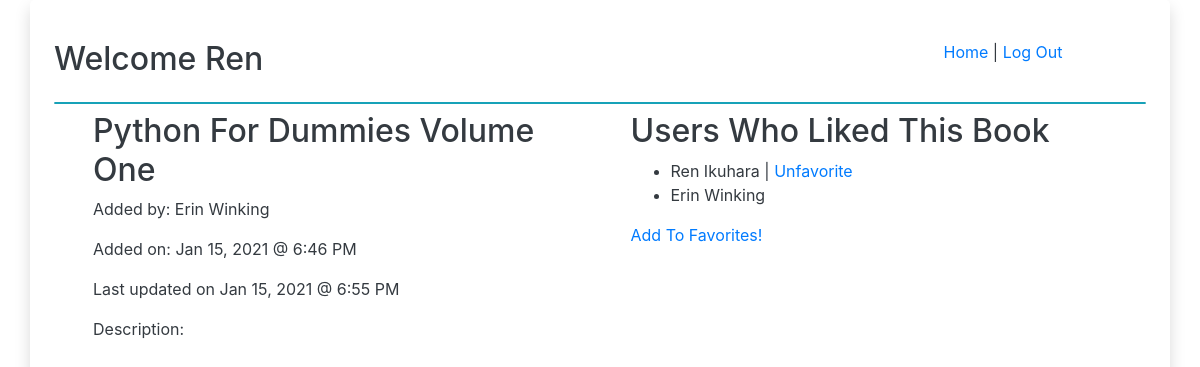
Page /book/3 (signed in) on the committed database.
### Favorite_Books/models.py (models this page shows)
class Users(models.Model):
    first_name = models.CharField(max_length = 100)
    last_name = models.CharField(max_length = 100)
    email = models.EmailField()
    password = models.CharField(max_length = 255)
    created_at = models.DateTimeField(auto_now_add = True)
    updated_at = models.DateTimeField(auto_now = True)
    objects = ValidationTest()

class Books(models.Model):
    title = models.CharField(max_length = 255)
    description = models.TextField()
    created_at = models.DateTimeField(auto_now_add = True)
    updated_at = models.DateTimeField(auto_now = True)
    uploaded_by = models.ForeignKey(
        Users,
        related_name = "books_added",
        on_delete = CASCADE
    )
    users_who_fav = models.ManyToManyField(
        Users,
        related_name = "fav_books",
    )

### Favorite_Books/views.py (the view)
# urls.py: path('book/<bookid>', views.view_book, name = 'view_book'),
def view_book(request, bookid):
    this_book = Books.objects.get(id = bookid)
    this_user = Users.objects.get(id = request.session['userid'])
    context = {
            'book': this_book,
            'loggedinuser': this_user,
            'pagetitle': this_book.title
        }
    if this_book.uploaded_by.id == this_user.id:
        return render(request, 'html/edit_book_info.html', context)
    else:
        return render(request, 'html/view_book_info.html', context)

### Favorite_Books/templates/html/view_book_info.html
{% extends "html/base.html" %}
{% block content %}
<div class="row ml-3 p-2">
    <div class="col-6">
        <h2>{{ book.title }}</h2>
        <p>Added by: {{ book.uploaded_by.first_name }} {{ book.uploaded_by.last_name }}</p>
        <p>Added on: {{ book.created_at|date:"M j, Y @ g:i A" }}</p>
        <p>Last updated on {{ book.updated_at|date:"M j, Y @ g:i A" }}</p>
        <p>Description: {{ book.description }}</p>
    </div>
    <div class="col-6">
        <h2>Users Who Liked This Book</h2>
        <ul>
            {% for userobj in book.users_who_fav.all %}
            <li>{{ userobj.first_name }} {{ userobj.last_name }}
                {% if userobj.id == loggedinuser.id %}
                | <a href="{% url 'unfavorite' book.id %}">Unfavorite</a>
                {% endif %}
            </li>
            {% endfor %}
        </ul>
        <p><a href="{% url 'fav_book' book.id %}">Add To Favorites!</a></p>
    </div>
</div>
{% endblock content %}

### Favorite_Books/templates/html/base.html (shortened to what this page needs)
{% load static %}
<!DOCTYPE html>
<html lang="en">
<head>
    <link rel="stylesheet" href="https://stackpath.bootstrapcdn.com/bootstrap/4.3.1/css/bootstrap.min.css">
</head>
<body>
    <div class="p-4 container rounded-lg shadow bg-gradient-light text-dark">
        <div class="row mt-3 mb-3">
            <div class="mr-5 col-9">
                <h2>Welcome {{ loggedinuser.first_name }}</h2>
            </div>
            <div class="col-2">
                <a href="{% url 'all_books' %}">Home</a> | <a href="{% url 'logout' %}">Log Out</a>
            </div>
        </div>
        <div class="w-100 h-3 bg-dark border border-info rounded"></div>
        {% block content %}
        {% endblock content %}
    </div>
</body>
</html>

### rows in the picture
Users: first_name "Ren", last_name "Ikuhara", shows "Unfavorite"
Books: title "Python For Dummies Volume One", uploaded_by.first_name "Erin", uploaded_by.last_name "Winking", created_at "Jan 15, 2021 @ 6:46 PM", updated_at "Jan 15, 2021 @ 6:55 PM"
Users: first_name "Erin", last_name "Winking"
